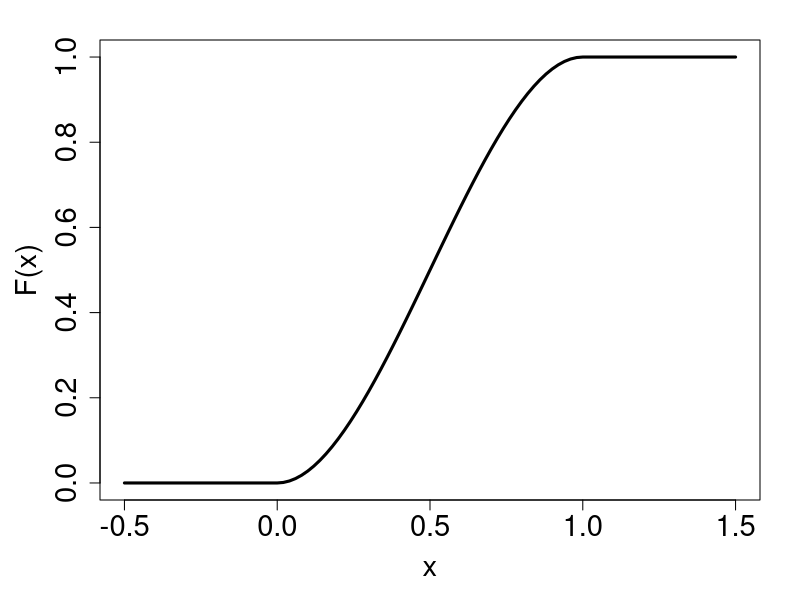

The R source for this figure:
# Specify your working directory on the computer. The folder should (ideally) contain the data sets used in the exercises.
setwd('C:/Users/123456/Documents/Book/Data')

#################
# Exercise 7.3  #
#################

# a)
cdf <- function(x){
(3*x^2-2*x^3)*(x<=1 & x>=0) + 1*(x>1) + 0*(x<0)
}

pdf(file="exercise_7.3_a.pdf", width=11)  # save figure as pdf, comment out if not needed
par(mar= c(5, 5, 2, 2))                   # optional, to create space for increased axis fonts
curve(cdf,from=-0.5,to=1.5,cex.axis=1.75,lwd=3,cex.lab=1.75,cex.main=1.75,xlab="x",ylab="F(x)",main="")
dev.off()                                 # save figure as pdf, comment out if not needed

# d)
cdf(2/3)-cdf(1/3)

